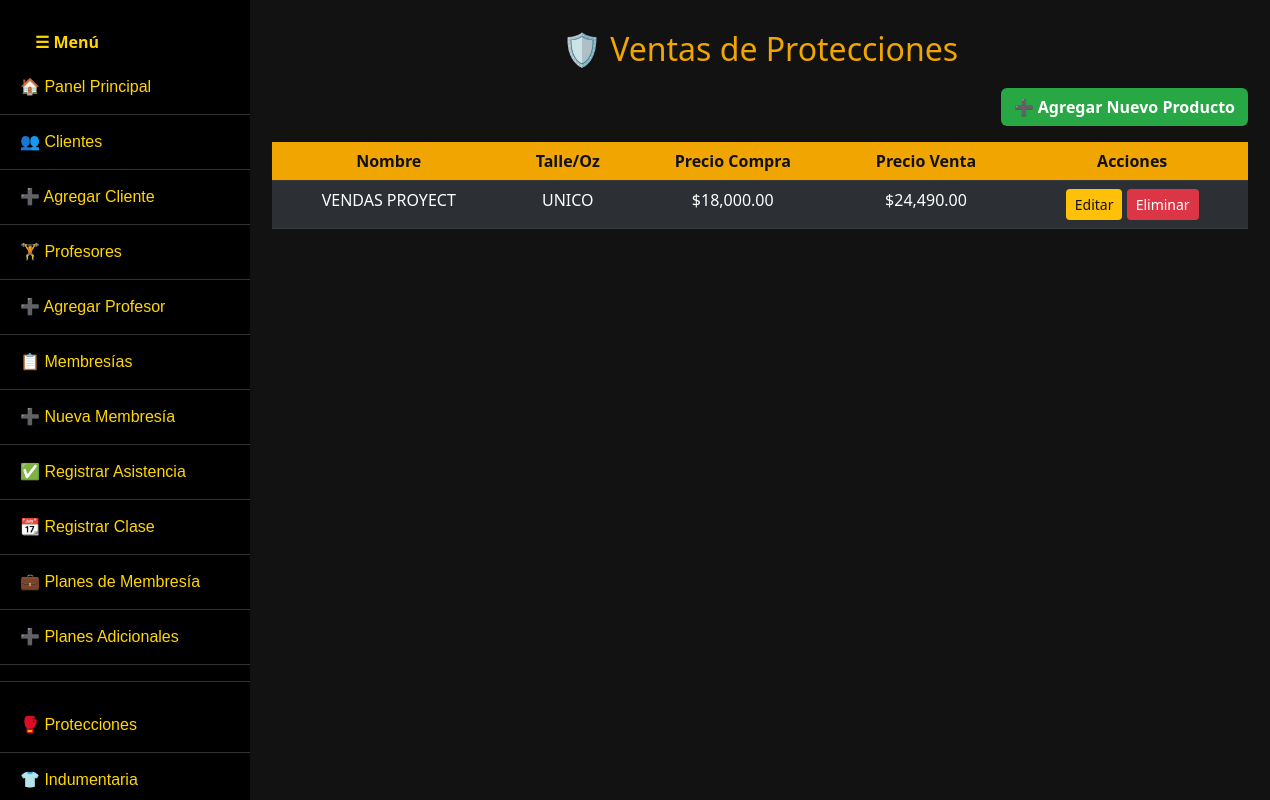
/ventas_protecciones.php, run on the app's committed database.
### tables this page shows
CREATE TABLE `productos` (
  `id` int(11) NOT NULL,
  `nombre` varchar(100) NOT NULL,
  `talle` varchar(50) DEFAULT NULL,
  `tipo` enum('Protección','Indumentaria') NOT NULL,
  `talle_oz` varchar(20) DEFAULT NULL,
  `precio_compra` decimal(10,2) DEFAULT NULL,
  `precio_venta` decimal(10,2) DEFAULT NULL
);

### ventas_protecciones.php (the view, shortened to what this page needs)
<?php
include 'conexion.php';
include 'menu.php';
$productos = $conexion->query("SELECT * FROM productos WHERE tipo = 'proteccion' ORDER BY nombre");
?>
<!DOCTYPE html>
<html lang="es">
<head>
    <link href="https://cdn.jsdelivr.net/npm/bootstrap@5.3.0/dist/css/bootstrap.min.css" rel="stylesheet" />
</head>
<body>
<div class="container">
    <h2>🛡️ Ventas de Protecciones</h2>
    <div class="mb-3 text-end">
        <a href="agregar_producto.php?tipo=proteccion" class="btn btn-agregar">➕ Agregar Nuevo Producto</a>
    </div>
    <table class="table table-dark table-striped text-center">
        <thead>
            <tr>
                <th>Nombre</th>
                <th>Talle/Oz</th>
                <th>Precio Compra</th>
                <th>Precio Venta</th>
                <th>Acciones</th>
            </tr>
        </thead>
        <tbody>
            <?php if ($productos->num_rows > 0): ?>
                <?php while ($row = $productos->fetch_assoc()): ?>
                    <tr>
                        <td><?= htmlspecialchars($row['nombre']) ?></td>
                        <td><?= htmlspecialchars($row['talle']) ?></td>
                        <td>$<?= number_format($row['precio_compra'], 2) ?></td>
                        <td>$<?= number_format($row['precio_venta'], 2) ?></td>
                        <td>
                            <a href="editar_producto.php?id=<?= $row['id'] ?>" class="btn btn-sm btn-editar">Editar</a>
                            <a href="ventas_protecciones.php?eliminar=<?= $row['id'] ?>" class="btn btn-sm btn-eliminar" onclick="return confirm('¿Eliminar producto?')">Eliminar</a>
                        </td>
                    </tr>
                <?php endwhile; ?>
            <?php else: ?>
                <tr><td colspan="5">No hay productos registrados.</td></tr>
            <?php endif; ?>
        </tbody>
    </table>
</div>
</body>
</html>

### menu.php (style rules this page uses)
body { margin: 0; padding: 0; }

### ventas_protecciones.php (style rules this page uses)
body { background-color: #121212; color: #eee; }
.container { margin-left: 260px; padding-top: 30px; max-width: 1000px; }
h2 { color: #f0a500; text-align: center; margin-bottom: 20px; }
.table th { background-color: #f0a500; color: #111; }
.btn-agregar { background-color: #28a745; color: white; font-weight: bold; }
.btn-editar { background-color: #ffc107; color: #111; }
.btn-eliminar { background-color: #dc3545; color: white; }

### data on the page
productos: nombre "VENDAS PROYECT", talle "UNICO", precio_compra "18,000.00", precio_venta "24,490.00"
